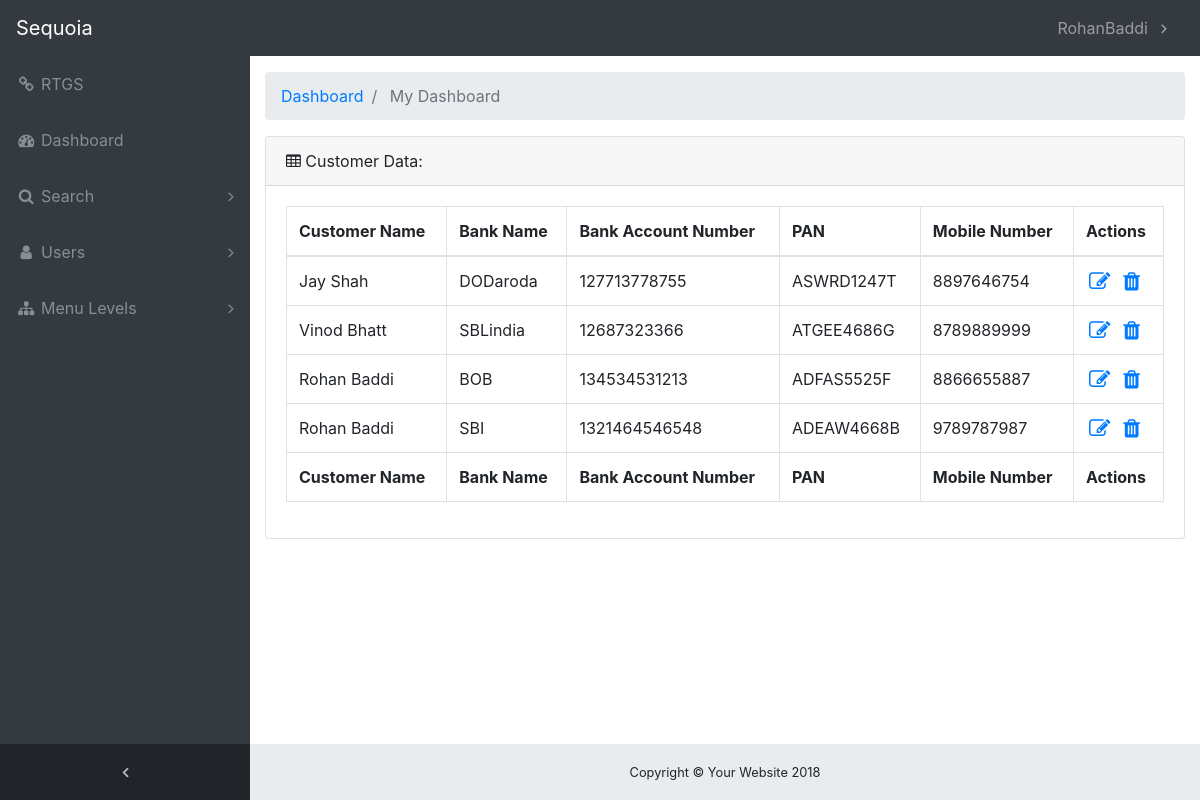
Page /customer/ (signed in) on the earlier database version.
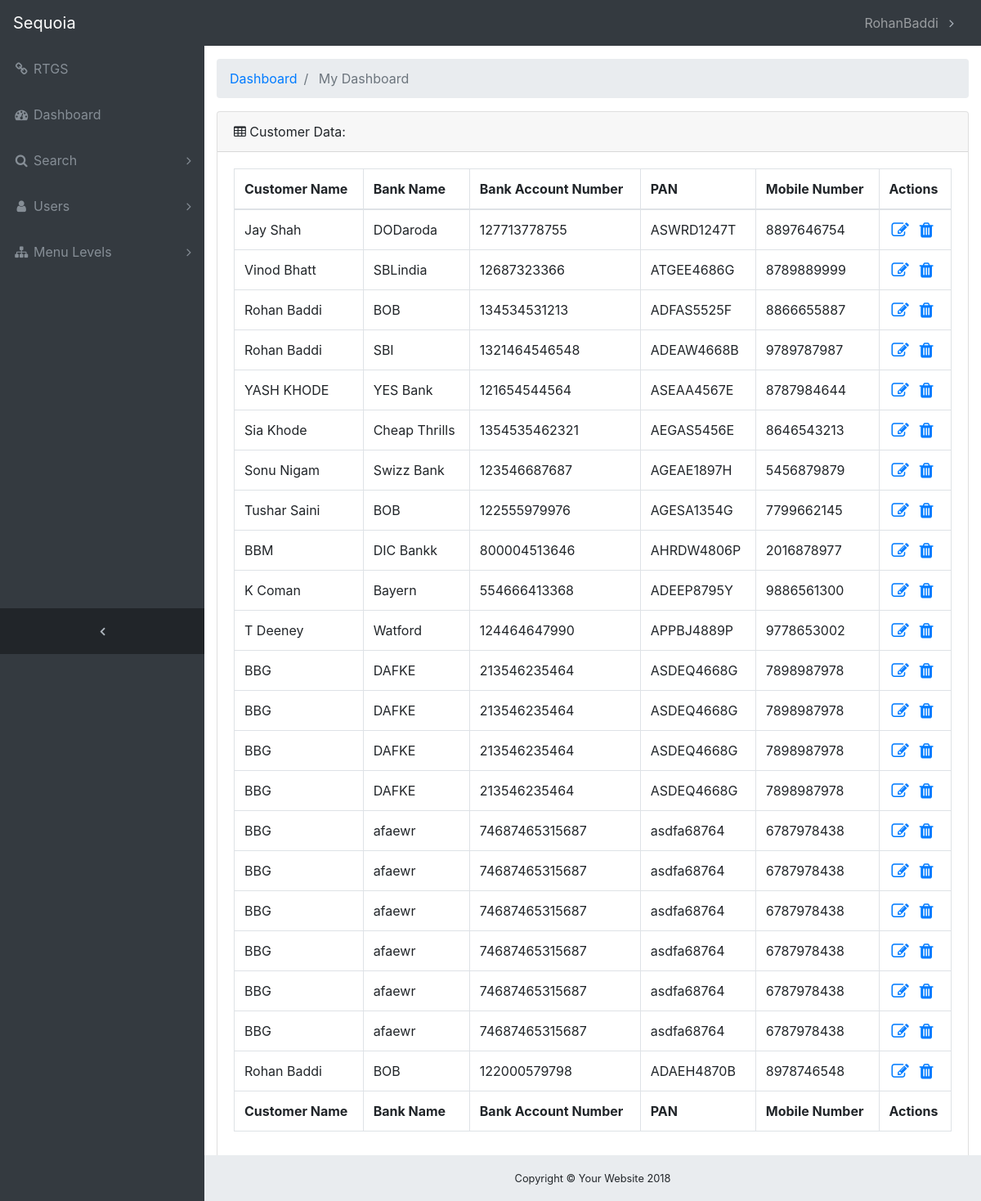
Same page on the later database version.
### SequoiaApp/models.py (models this page shows, shortened)
class Customer(models.Model):
    name = models.CharField(max_length=256)
    bank_name = models.CharField(max_length=256, blank=False, null=False)
    bank_account_number = models.CharField(max_length=256, blank=False, null=False)
    bank_branch_name = models.CharField(max_length=256, blank=False, null=False)
    bank_ifsc_code = models.CharField(max_length=256, blank=False, null=False)
    PAN = models.CharField(max_length=10)
    mobile_number = models.CharField(max_length=10, blank=False, null=False)
    GSTIN = models.CharField(max_length=256)

### SequoiaApp/views.py (the view)
# urls.py: url(r'^customer/$', views.customer_search, name='customer_search'),
@login_required
def customer_search(request):
    customer_list = Customer.objects.all()
    customer_filter = CustomerFilter(request.GET, queryset=customer_list)
    return render(request, 'SequoiaApp/customer_search.html', {'filter': customer_filter})

### templates/SequoiaApp/customer_search.html (shortened to what this page needs)
{% extends "base.html" %}
{% load widget_tweaks %}
{% block content %}
<div class="card mb-3">
    <div class="card-header">
        <i class="fa fa-table"></i> Customer Data:</div>
    <div class="card-body">
        <div class="table-responsive">
            <table class="table table-bordered" id="dataTable" width="100%" cellspacing="0">
                <thead>
                    <tr>
                        <th>Customer Name</th>
                        <th>Bank Name</th>
                        <th>Bank Account Number</th>
                        <th>PAN</th>
                        <th>Mobile Number</th>
                        <th>Actions</th>
                    </tr>
                </thead>
                <tfoot>
                    <tr>
                        <th>Customer Name</th>
                        <th>Bank Name</th>
                        <th>Bank Account Number</th>
                        <th>PAN</th>
                        <th>Mobile Number</th>
                        <th>Actions</th>
                    </tr>
                </tfoot>
                <tbody>
                    {% for customer in filter.qs %}
                    <tr>
                        <td>{{customer.name}}</td>
                        <td>{{customer.bank_name}}</td>
                        <td>{{customer.bank_account_number}}</td>
                        <td>{{customer.PAN}}</td>
                        <td>{{customer.mobile_number}}</td>
                        <td>
                            <a href="{% url 'customer_update' pk=customer.pk %}">
                                <i class="fa fa-fw fa-edit fa-lg"></i>
                            </a>
                            <a href="{% url 'customer_delete' pk=customer.pk %}">
                                <i class="fa fa-fw fa-trash fa-lg"></i>
                            </a>
                        </td>
                    </tr>
                    {% empty %}
                    <tr>
                        <td colspan="5">No data</td>
                    </tr>
                    {% endfor %}
                </tbody>
            </table>
        </div>
    </div>
</div>
{% endblock %}

### templates/base.html (shortened to what this page needs)
{% load static %}
<!DOCTYPE html>
<html lang="en">
<head>
    <link rel="stylesheet" href="{% static 'css/bootstrap.min.css' %}">
    <link rel="stylesheet" href="{% static 'css/font-awesome.min.css' %}">
    <link rel="stylesheet" href="{% static 'css/dataTables.bootstrap4.css' %}">
    <link rel="stylesheet" href="{% static 'css/sb-admin.css' %}">
</head>
<body class="fixed-nav bg-dark" id="page-top">
    <nav class="navbar navbar-expand-lg navbar-dark bg-dark fixed-top" id="mainNav">
        <a href="{% url 'home' %}" class="navbar-brand">Sequoia</a>
        <div class="collapse navbar-collapse" id="navbarResponsive">
            <ul class="navbar-nav navbar-sidenav" id="exampleAccordion">
                <li class="nav-item" data-toggle="tooltip" data-placement="right" title="RTGS">
                    <a class="nav-link" href="{% url 'rtgs_create' %}">
                        <i class="fa fa-fw fa-link"></i>
                        <span class="nav-link-text">RTGS</span>
                    </a>
                </li>
                <li class="nav-item" data-toggle="tooltip" data-placement="right" title="Dashboard">
                    <a class="nav-link" href="/">
                        <i class="fa fa-fw fa-dashboard"></i>
                        <span class="nav-link-text">Dashboard</span>
                    </a>
                </li>
                <li class="nav-item" data-toggle="tooltip" data-placement="right" title="Search">
                    <a class="nav-link nav-link-collapse collapsed" data-toggle="collapse" href="#collapseComponents" data-parent="#exampleAccordion">
                        <i class="fa fa-fw fa-search"></i>
                        <span class="nav-link-text">Search</span>
                    </a>
                </li>
                <li class="nav-item" data-toggle="tooltip" data-placement="right" title="Users">
                    <a class="nav-link nav-link-collapse collapsed" data-toggle="collapse" href="#collapseExamplePages" data-parent="#exampleAccordion">
                        <i class="fa fa-fw fa-user"></i>
                        <span class="nav-link-text">Users</span>
                    </a>
                </li>
                <li class="nav-item" data-toggle="tooltip" data-placement="right" title="Menu Levels">
                    <a class="nav-link nav-link-collapse collapsed" data-toggle="collapse" href="#collapseMulti" data-parent="#exampleAccordion">
                        <i class="fa fa-fw fa-sitemap"></i>
                        <span class="nav-link-text">Menu Levels</span>
                    </a>
                </li>
            </ul>
            <ul class="navbar-nav sidenav-toggler">
                <li class="nav-item">
                    <a class="nav-link text-center" id="sidenavToggler">
                        <i class="fa fa-fw fa-angle-left"></i>
                    </a>
                </li>
            </ul>
            {% if user.is_authenticated %}
            <ul class="navbar-nav ml-auto">
                <li class="nav-item dropdown">
                    <a class="nav-link dropdown-toggle" href="#" id="userMenu" data-toggle="dropdown" aria-haspopup="true" aria-expanded="false">
                        {{ user.username }}
                    </a>
                </li>
            </ul>
            {% else %}
            <form class="form-inline ml-auto">
                <a href="#" class="btn btn-outline-secondary">Log in</a>
            </form>
            {% endif %}
        </div>
    </nav>
    <div class="content-wrapper">
        <div class="container" style="margin-bottom:5%;">
            <ol class="breadcrumb">
                <li class="breadcrumb-item">
                    <a href="#">Dashboard</a>
                </li>
                {% block breadcrumb %}
                <li class="breadcrumb-item active">
                    My Dashboard
                </li>
                {% endblock breadcrumb %}
            </ol>
            {% block content %} {% endblock content %}
        </div>
        <footer class="sticky-footer">
            <div class="container">
                <div class="text-center">
                    <small>Copyright © Your Website 2018</small>
                </div>
            </div>
        </footer>
    </div>
</body>
</html>

### static/css/sb-admin.css (style rules this page uses)
html { position: relative; min-height: 100%; }
body { overflow-x: hidden; }
body.fixed-nav { padding-top: 56px; }
.content-wrapper { min-height: calc(100vh - 56px); padding-top: 1rem; }
#mainNav .navbar-collapse { overflow: auto; max-height: 75vh; }
#mainNav .navbar-collapse .navbar-nav .nav-item .nav-link { cursor: pointer; }
#mainNav .navbar-collapse .navbar-sidenav .nav-link-collapse:after { float: right; content: '\f107'; font-family: 'FontAwesome'; }
#mainNav .navbar-collapse .navbar-sidenav .nav-link-collapse.collapsed:after { content: '\f105'; }
#mainNav .navbar-collapse .sidenav-toggler { display: none; }
#mainNav .navbar-collapse .navbar-nav > .nav-item.dropdown > .nav-link { position: relative; min-width: 45px; }
#mainNav .navbar-collapse .navbar-nav > .nav-item.dropdown > .nav-link:after { float: right; width: auto; content: '\f105'; border: none; font-family: 'FontAwesome'; }
@media (min-width: 992px) { #mainNav .navbar-brand { width: 250px; } }
@media (min-width: 992px) { #mainNav .navbar-collapse { overflow: visible; max-height: none; } }
@media (min-width: 992px) { #mainNav .navbar-collapse .navbar-sidenav { position: absolute; top: 0; left: 0; -webkit-flex-direction: column; -ms-flex-direction: column; flex-direction: column; margin-top: 56px; } }
@media (min-width: 992px) { #mainNav .navbar-collapse .navbar-sidenav > .nav-item { width: 250px; padding: 0; } }
@media (min-width: 992px) { #mainNav .navbar-collapse .navbar-sidenav > .nav-item > .nav-link { padding: 1em; } }
@media (min-width: 992px) { #mainNav .navbar-collapse .navbar-nav > .nav-item.dropdown > .nav-link { min-width: 0; } }
@media (min-width: 992px) { #mainNav .navbar-collapse .navbar-nav > .nav-item.dropdown > .nav-link:after { width: 24px; text-align: center; } }
#mainNav.fixed-top .sidenav-toggler { display: none; }
@media (min-width: 992px) { #mainNav.fixed-top .navbar-sidenav { height: calc(100vh - 112px); } }
@media (min-width: 992px) { #mainNav.fixed-top .sidenav-toggler { position: absolute; top: 0; left: 0; display: flex; -webkit-flex-direction: column; -ms-flex-direction: column; flex-direction: column; margin-top: calc(100vh - 56px); } }
@media (min-width: 992px) { #mainNav.fixed-top .sidenav-toggler > .nav-item { width: 250px; padding: 0; } }
@media (min-width: 992px) { #mainNav.fixed-top .sidenav-toggler > .nav-item > .nav-link { padding: 1em; } }
#mainNav.fixed-top.navbar-dark .sidenav-toggler { background-color: #212529; }
#mainNav.fixed-top.navbar-dark .sidenav-toggler a i { color: #adb5bd; }
.content-wrapper { overflow-x: hidden; background: white; }
@media (min-width: 992px) { .content-wrapper { margin-left: 250px; } }
#sidenavToggler i { font-weight: 800; }
#mainNav.navbar-dark .navbar-collapse .navbar-sidenav .nav-link-collapse:after { color: #868e96; }
#mainNav.navbar-dark .navbar-collapse .navbar-sidenav > .nav-item > .nav-link { color: #868e96; }
#mainNav.navbar-dark .navbar-collapse .navbar-nav > .nav-item.dropdown > .nav-link:after { color: #adb5bd; }
@media (min-width: 992px) { #mainNav.navbar-dark .navbar-collapse .navbar-sidenav { background: #343a40; } }
footer.sticky-footer { position: absolute; right: 0; bottom: 0; width: 100%; height: 56px; background-color: #e9ecef; line-height: 55px; }
@media (min-width: 992px) { footer.sticky-footer { width: calc(100% - 250px); } }

Differences in the rows shown:
added Customer: name "YASH KHODE", bank_name "YES Bank", bank_account_number "121654544564", PAN "ASEAA4567E", mobile_number "8787984644"
added Customer: name "Sia Khode", bank_name "Cheap Thrills", bank_account_number "1354535462321", PAN "AEGAS5456E", mobile_number "8646543213"
added Customer: name "Sonu Nigam", bank_name "Swizz Bank", bank_account_number "123546687687", PAN "AGEAE1897H", mobile_number "5456879879"
added Customer: name "Tushar Saini", bank_name "BOB", bank_account_number "122555979976", PAN "AGESA1354G", mobile_number "7799662145"
added Customer: name "BBM", bank_name "DIC Bankk", bank_account_number "800004513646", PAN "AHRDW4806P", mobile_number "2016878977"
added Customer: name "K Coman", bank_name "Bayern", bank_account_number "554666413368", PAN "ADEEP8795Y", mobile_number "9886561300"
added Customer: name "T Deeney", bank_name "Watford", bank_account_number "124464647990", PAN "APPBJ4889P", mobile_number "9778653002"
added Customer: name "BBG", bank_name "DAFKE", bank_account_number "213546235464", PAN "ASDEQ4668G", mobile_number "7898987978"
added Customer: name "BBG", bank_name "DAFKE", bank_account_number "213546235464", PAN "ASDEQ4668G", mobile_number "7898987978"
added Customer: name "BBG", bank_name "DAFKE", bank_account_number "213546235464", PAN "ASDEQ4668G", mobile_number "7898987978"
added Customer: name "BBG", bank_name "DAFKE", bank_account_number "213546235464", PAN "ASDEQ4668G", mobile_number "7898987978"
added Customer: name "BBG", bank_name "afaewr", bank_account_number "74687465315687", PAN "asdfa68764", mobile_number "6787978438"
added Customer: name "BBG", bank_name "afaewr", bank_account_number "74687465315687", PAN "asdfa68764", mobile_number "6787978438"
added Customer: name "BBG", bank_name "afaewr", bank_account_number "74687465315687", PAN "asdfa68764", mobile_number "6787978438"
added Customer: name "BBG", bank_name "afaewr", bank_account_number "74687465315687", PAN "asdfa68764", mobile_number "6787978438"
added Customer: name "BBG", bank_name "afaewr", bank_account_number "74687465315687", PAN "asdfa68764", mobile_number "6787978438"
added Customer: name "BBG", bank_name "afaewr", bank_account_number "74687465315687", PAN "asdfa68764", mobile_number "6787978438"
added Customer: name "Rohan Baddi", bank_name "BOB", bank_account_number "122000579798", PAN "ADAEH4870B", mobile_number "8978746548"
